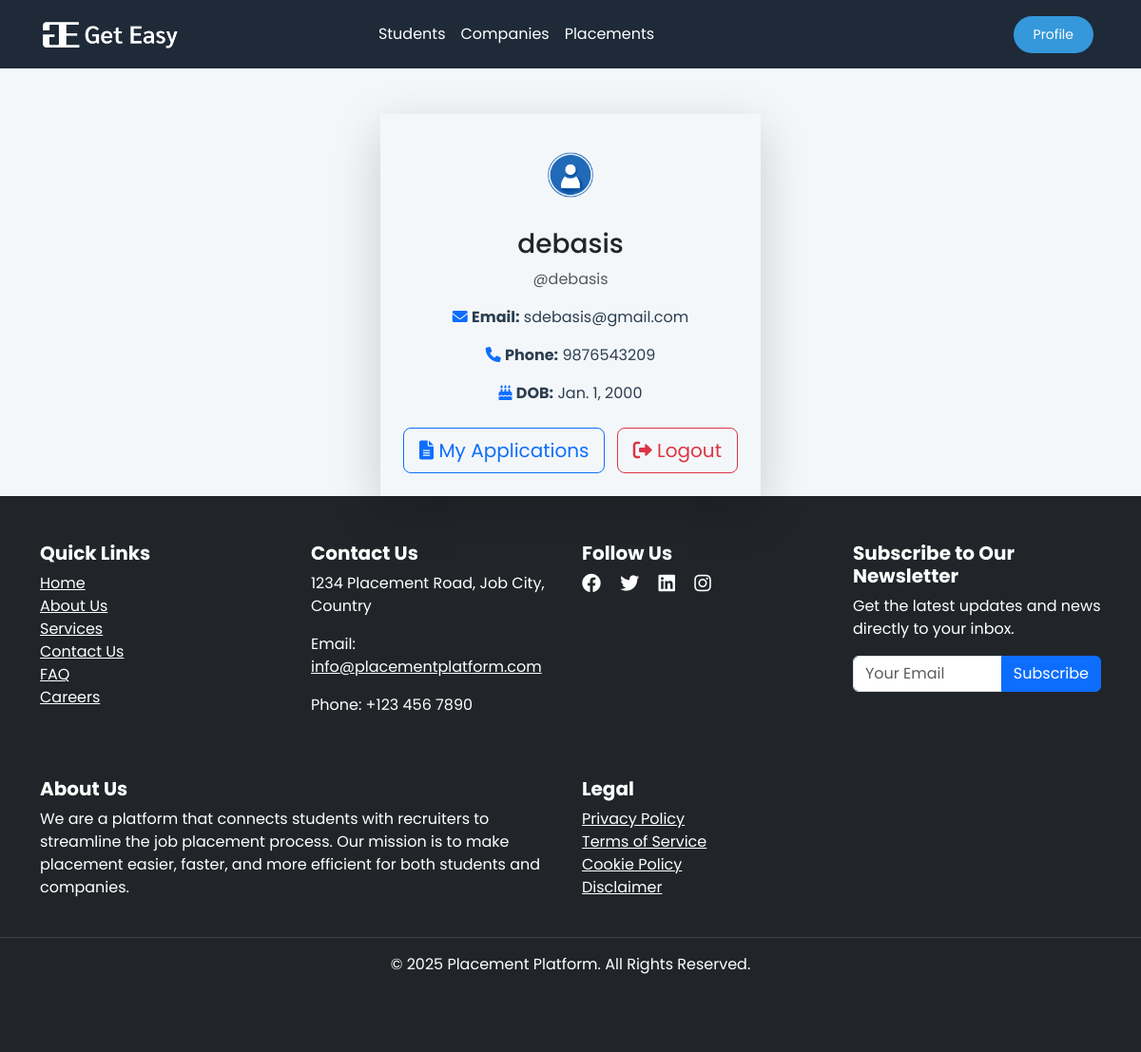
The page /profile/ (signed in) on the database its author committed.
### placeapp/models.py (models this page shows, shortened)
class User(AbstractBaseUser, PermissionsMixin):
    name = models.CharField(max_length=100)
    username = models.CharField(max_length=100, unique=True)
    email = models.EmailField(unique=True)
    password = models.CharField(max_length=128)  # Store hashed password
    phone = models.CharField(max_length=15)
    dob = models.DateField()
    last_login = models.DateTimeField(null=True, blank=True)
    profile_picture = models.ImageField(upload_to='profile_pictures/', default='profile_pictures/default.png')
    STUDENT = 'student'
    RECRUITER = 'recruiter'
    ROLE_CHOICES = [
        (STUDENT, 'Student'),
        (RECRUITER, 'Recruiter'),
    ]
    role = models.CharField(
        max_length=10,
        choices=ROLE_CHOICES,
        default=STUDENT,  # default role can be 'student'
    )
    REQUIRED_FIELDS = ['email']
    USERNAME_FIELD = 'username'
    is_active = models.BooleanField(default=True)
    is_staff = models.BooleanField(default=False)  # Required for admin access
    is_superuser = models.BooleanField(default=False)
    objects = UserManager()

### placeapp/views.py (the view)
# urls.py: path('profile/', views.profile_view, name='profile'),# Change the URL pattern to accept the student ID as a parameter
@login_required
def profile_view(request):
    user = request.user  # Get the currently logged-in user
    return render(request, 'placeapp/profile.html', {'user': user})

### templates/placeapp/profile.html (shortened to what this page needs)
{% extends 'placeapp/base.html' %}
{% load static %}
{% block content %}
<div class="container mt-5 d-flex justify-content-center">
    <div class="profile-card shadow-lg p-4 animated fadeIn">
        <div class="text-center">
            <div class="profile-img-container">
                <img height="80px" src="{% if user.profile_picture %}{{ user.profile_picture.url }}{% else %}<i class="fas fa-user"></i>{% endif %}"
                    alt="Profile Picture" class="profile-img">
            </div>
            <h3 class="mt-3 text-dark">{{ user.name }}</h3>
            <p class="text-muted">@{{ user.username }}</p>
            <div class="profile-info mt-3">
                <p><i class="fas fa-envelope text-primary"></i> <strong>Email:</strong> {{ user.email }}</p>
                <p><i class="fas fa-phone text-primary"></i> <strong>Phone:</strong> {{ user.phone }}</p>
                <p><i class="fas fa-birthday-cake text-primary"></i> <strong>DOB:</strong> {{ user.dob }}</p>
            </div>
            <div class="mt-4">
                <a href="{% url 'view_applications' %}" class="btn btn-outline-primary btn-lg me-2">
                    <i class="fas fa-file-alt"></i> My Applications
                </a>
                <a href="{% url 'logout' %}" class="btn btn-outline-danger btn-lg">
                    <i class="fas fa-sign-out-alt"></i> Logout
                </a>
            </div>
        </div>
    </div>
</div>
{% endblock %}

### templates/placeapp/base.html (style rules this page uses)
:root { --primary-color: #1E2A38; --secondary-color: #3498DB; --accent-color: #E74C3C; --background-color: #F4F7F9; --text-color: #2C3E50; --white: #FFFFFF; }
body { background-color: var(--background-color); color: var(--text-color); font-family: 'Poppins', sans-serif; }

### rows shown on the page
User: profile_picture (placeholder picture), name "debasis", username "debasis", email "sdebasis@gmail.com", phone "9876543209", dob "Jan. 1, 2000"
